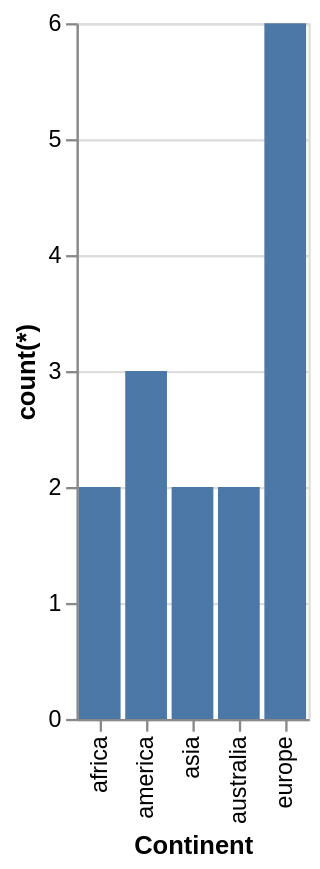

Write a Vega-Lite specification for this figure.
### Vega-Lite specification from a JSON file in a GitHub repository (floating-point values rounded to 4 significant figures)
{"data": {"values": [{"x_data": "africa", "y_data": 2}, {"x_data": "america", "y_data": 3}, {"x_data": "asia", "y_data": 2}, {"x_data": "australia", "y_data": 2}, {"x_data": "europe", "y_data": 6}]}, "mark": "bar", "encoding": {"x": {"field": "x_data", "type": "nominal", "title": "Continent", "sort": "ascending"}, "y": {"field": "y_data", "type": "quantitative", "title": "count(*)"}}}
